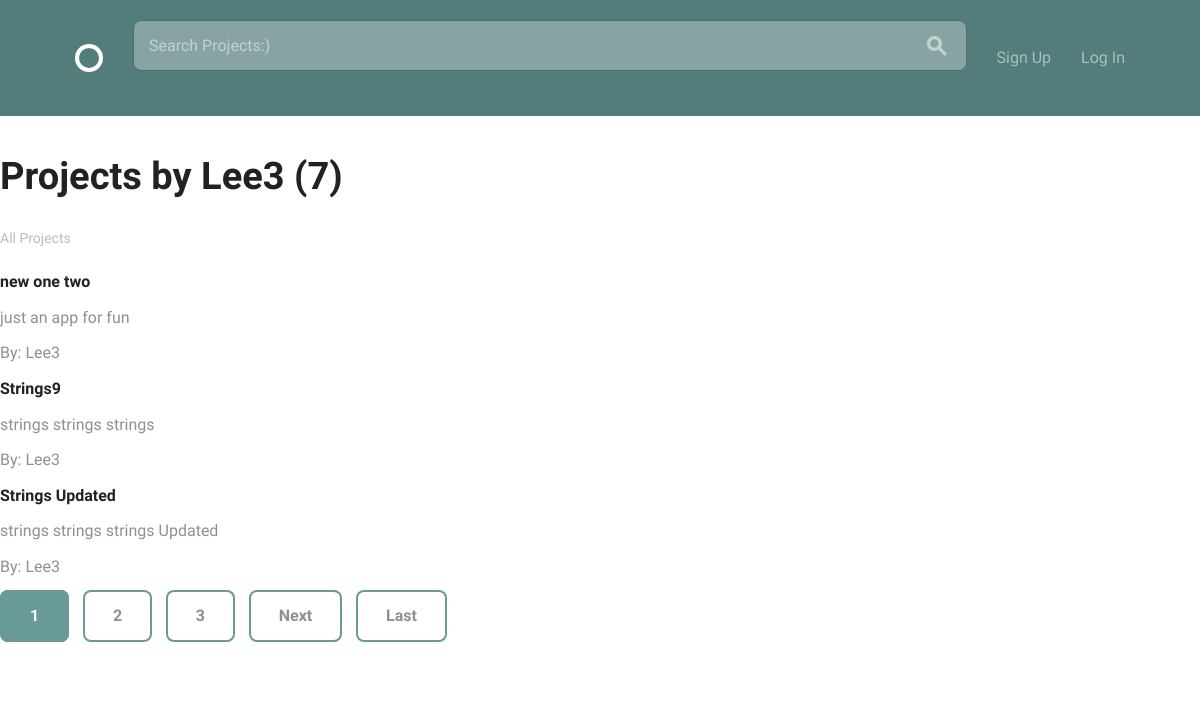
/projects/user/Lee3, run on the app's committed database.
### accounts/models.py (models this page shows, shortened)
class User(AbstractBaseUser, PermissionsMixin):
    email = models.EmailField(unique=True)
    username = models.CharField(max_length=40, unique=True)
    display_name = models.CharField(max_length=140)
    bio = models.CharField(max_length=140, blank=True, default='')
    date_joined = models.DateTimeField(auto_now_add=True)
    is_active = models.BooleanField(default=True)
    is_staff = models.BooleanField(default=False)
    avatar = models.ImageField(default='default.png', upload_to='profile_pics')
    skills = models.ManyToManyField('Skill')
    re_applications = models.ManyToManyField('projects.Application')
    objects = UserManager()
    USERNAME_FIELD = 'email'
    REQUIRED_FIELDS = ['display_name', 'username']
    def __str__(self):
        return self.username

### projects/models.py (models this page shows, shortened)
class Project(models.Model):
    title = models.CharField(max_length=100, unique=True)
    content = models.TextField()
    date_posted = models.DateTimeField(default=timezone.now)
    author = models.ForeignKey(
        settings.AUTH_USER_MODEL,
        on_delete=models.CASCADE,
    )
    position = models.ManyToManyField(
        'Position',
        blank=True,
        related_name='projects')
    project_status = models.BooleanField(default=False)
    def __str__(self):
        return self.title
    class Meta:
        ordering = ['-date_posted']

### projects/views.py (the view)
# urls.py: path('user/<str:username>', UserProjectListView.as_view(), name='user_list_projects'),
class UserProjectListView(generic.ListView):
    model = Project
    template_name = 'user_projects.html'
    context_object_name = 'projects'
    paginate_by = 3
    def get_queryset(self):
        user = get_object_or_404(User, username=self.kwargs.get('username'))
        return Project.objects.filter(author=user).order_by('-date_posted')

### projects/templates/user_projects.html (shortened to what this page needs)
{% extends 'layout.html' %}
{% block content %}
<h1>Projects by {{ view.kwargs.username }} ({{ page_obj.paginator.count }})</h1>
      <div class="circle--filter circle--secondary--module">
        <h1>All Projects</h1>
        <ul class="circle--filter--list">
          {% for object in projects %}
          <li><a class="selected" >{{ object }}</a></li>
          <li><a class="" >{{ object.content }}</a></li>
          <li><a class="" href="{% url 'projects:user_list_projects' object.author.username %}">By: {{ object.author }}</a></li>
          {% endfor %}
          {% if is_paginated %}
            {% for num in page_obj.paginator.page_range %}
              {% if page_obj.number == num %}
                <a class="button button-primary" href="?page={{ num }}">{{ num }}</a>
              {% elif num > page_obj.number|add:"-3" and num < page_obj.number|add:"3" %}
                <a class="button icon-on-left" href="?page={{ num }}">{{ num }}</a>
              {% endif %}
            {% endfor %}
            {% if page_obj.has_next %}
              <a class="button icon-on-left" href="?page={{ page_obj.next_page_number }}">Next</a>
              <a class="button icon-on-left" href="?page={{ page_obj.paginator.num_pages }}">Last</a>
            {% endif %}
          {% endif %}
        </ul>
      </div>
{% endblock %}

### assets/css/global.css (style rules this page uses)
html { font-family: sans-serif; -ms-text-size-adjust: 100%; -webkit-text-size-adjust: 100%; }
body { margin: 0; }
a { background-color: transparent; }
h1 { font-size: 2em; margin: 0.67em 0; }
html { font-size: 62.5%; }
body { font-size: 1.5em; line-height: 1.6; font-weight: 400; font-family: "Cousine"; color: #666; }
h1, h2, h3, h4, h5, h6 { margin-top: 0; margin-bottom: 2rem; font-weight: bold; font-family: "Work Sans", sans-serif; color: #222; }
h1 { font-size: 3.8rem; }
@media (min-width: 550px) { h1 { font-size: 3.8rem; } }
a { color: #689b98; -webkit-transition: color 0.2s; -moz-transition: color 0.2s; -ms-transition: color 0.2s; -o-transition: color 0.2s; transition: color 0.2s; }
.button, button, input[type="submit"], input[type="reset"], input[type="button"] { font-family: "Work Sans", sans-serif; font-size: 1.6rem; padding: 18px 30px; border: 0; margin-right: 10px; border-radius: 8px; font-weight: bold; display: inline-block; white-space: nowrap; box-sizing: border-box; line-height: 1; text-decoration: none; color: #689b98; background: none; box-shadow: 0 0 0 2px #689b98 inset; position: relative; -webkit-transition: 0.2s; -moz-transition: 0.2s; -ms-transition: 0.2s; -o-transition: 0.2s; transition: 0.2s; }
.button { cursor: pointer; }
.button.button-primary, input[type="submit"].button-primary, input[type="reset"].button-primary, input[type="button"].button-primary, button.button-primary { color: #fff; background-color: #689b98; }
ul { list-style: circle inside; }
ul { padding-left: 0; margin-top: 0; }
li { margin-bottom: 1rem; font-size: 1.6rem; }
button, .button { margin-bottom: 1rem; }
pre, blockquote, dl, figure, table, p, ul, ol, form { margin-bottom: 2.5rem; }
.circle--filter--list { list-style-type: none; }
.circle--filter--list a { text-decoration: none; color: rgba(34, 34, 34, 0.5); text-decoration: none; }
.circle--filter--list a.selected { color: #222; font-weight: bold; }
.circle--secondary--module { margin-bottom: 50px; }
.circle--secondary--module:before, .circle--secondary--module:after { content: " "; display: table; }
.circle--secondary--module:after { clear: both; }
.circle--secondary--module > h1, .circle--secondary--module > h2, .circle--secondary--module > h3, .circle--secondary--module > h4, .circle--secondary--module > h5, .circle--secondary--module > h6 { font-family: "Cousine"; color: rgba(34, 34, 34, 0.3); font-size: 1.4rem; font-weight: normal; }

### data on the page
User: kwargs.username "Lee3"
Project: title "new one two", content "just an app for fun", author "Lee3"
Project: title "Strings9", content "strings strings strings", author "Lee3"
Project: title "Strings Updated", content "strings strings strings Updated", author "Lee3"

### other printed values
{{ page_obj.paginator.count }} "7"
{{ num }} "1"
{{ num }} "2" "3"
